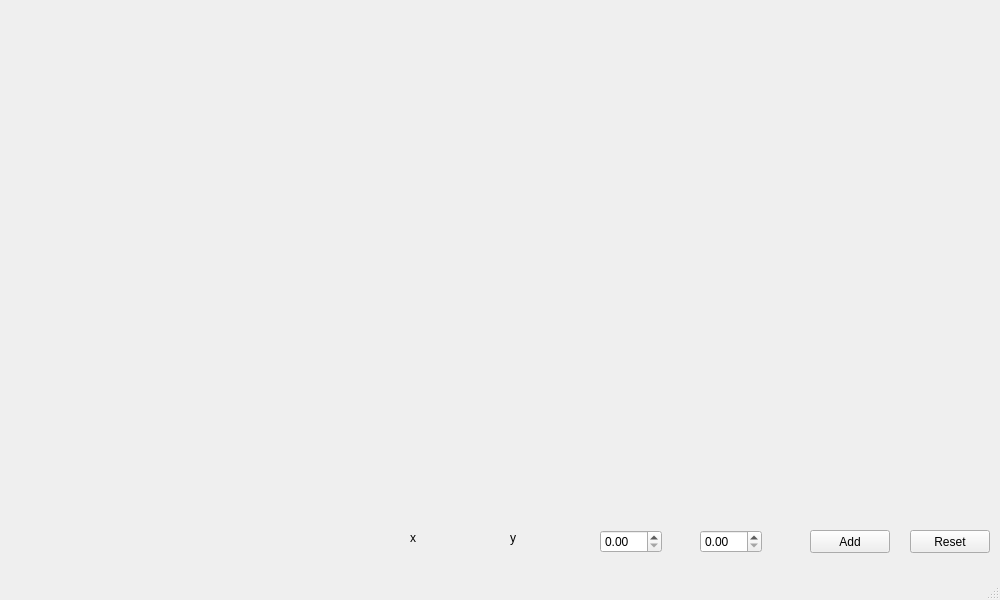
<?xml version="1.0" encoding="UTF-8"?>
<ui version="4.0">
 <class>MainWindow</class>
 <widget class="QMainWindow" name="MainWindow">
  <property name="geometry">
   <rect>
    <x>0</x>
    <y>0</y>
    <width>1000</width>
    <height>600</height>
   </rect>
  </property>
  <property name="windowTitle">
   <string>MainWindow</string>
  </property>
  <widget class="QWidget" name="centralwidget">
   <widget class="QDoubleSpinBox" name="SpinBox_x">
    <property name="geometry">
     <rect>
      <x>600</x>
      <y>530</y>
      <width>62</width>
      <height>23</height>
     </rect>
    </property>
   </widget>
   <widget class="QDoubleSpinBox" name="SpinBox_y">
    <property name="geometry">
     <rect>
      <x>700</x>
      <y>530</y>
      <width>62</width>
      <height>23</height>
     </rect>
    </property>
   </widget>
   <widget class="QPushButton" name="AddButton">
    <property name="geometry">
     <rect>
      <x>810</x>
      <y>530</y>
      <width>80</width>
      <height>23</height>
     </rect>
    </property>
    <property name="text">
     <string>Add</string>
    </property>
   </widget>
   <widget class="QPushButton" name="ResetButton">
    <property name="geometry">
     <rect>
      <x>910</x>
      <y>530</y>
      <width>80</width>
      <height>23</height>
     </rect>
    </property>
    <property name="text">
     <string>Reset</string>
    </property>
   </widget>
   <widget class="QLabel" name="X_koord">
    <property name="geometry">
     <rect>
      <x>410</x>
      <y>530</y>
      <width>58</width>
      <height>15</height>
     </rect>
    </property>
    <property name="text">
     <string>x</string>
    </property>
   </widget>
   <widget class="QLabel" name="Y_koord">
    <property name="geometry">
     <rect>
      <x>510</x>
      <y>530</y>
      <width>58</width>
      <height>15</height>
     </rect>
    </property>
    <property name="text">
     <string>y</string>
    </property>
   </widget>
   <widget class="QCustomPlot" name="plot" native="true">
    <property name="geometry">
     <rect>
      <x>10</x>
      <y>50</y>
      <width>971</width>
      <height>421</height>
     </rect>
    </property>
   </widget>
  </widget>
  <widget class="QMenuBar" name="menubar">
   <property name="geometry">
    <rect>
     <x>0</x>
     <y>0</y>
     <width>1000</width>
     <height>20</height>
    </rect>
   </property>
  </widget>
  <widget class="QStatusBar" name="statusbar"/>
 </widget>
 <customwidgets>
  <customwidget>
   <class>QCustomPlot</class>
   <extends>QWidget</extends>
   <header>qcustomplot.h</header>
   <container>1</container>
  </customwidget>
 </customwidgets>
 <resources/>
 <connections/>
</ui>
